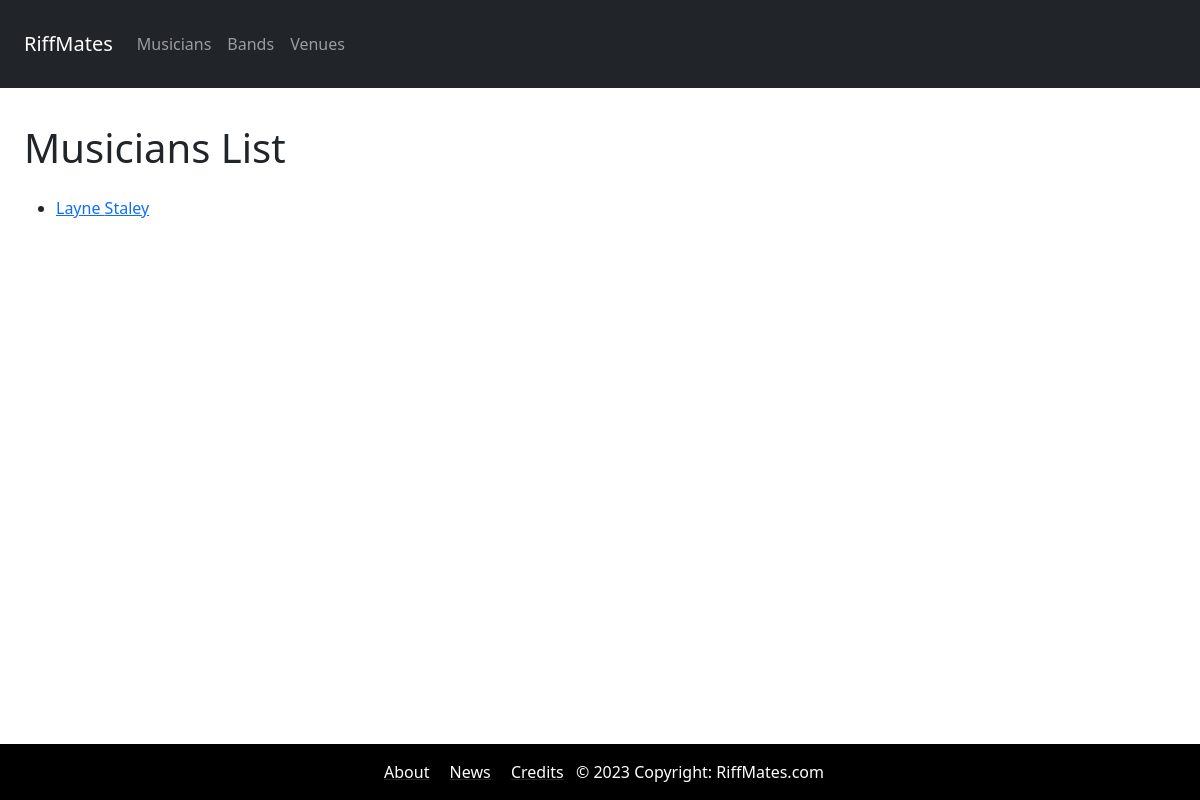
The page /bands/musicians on the database as committed earlier.
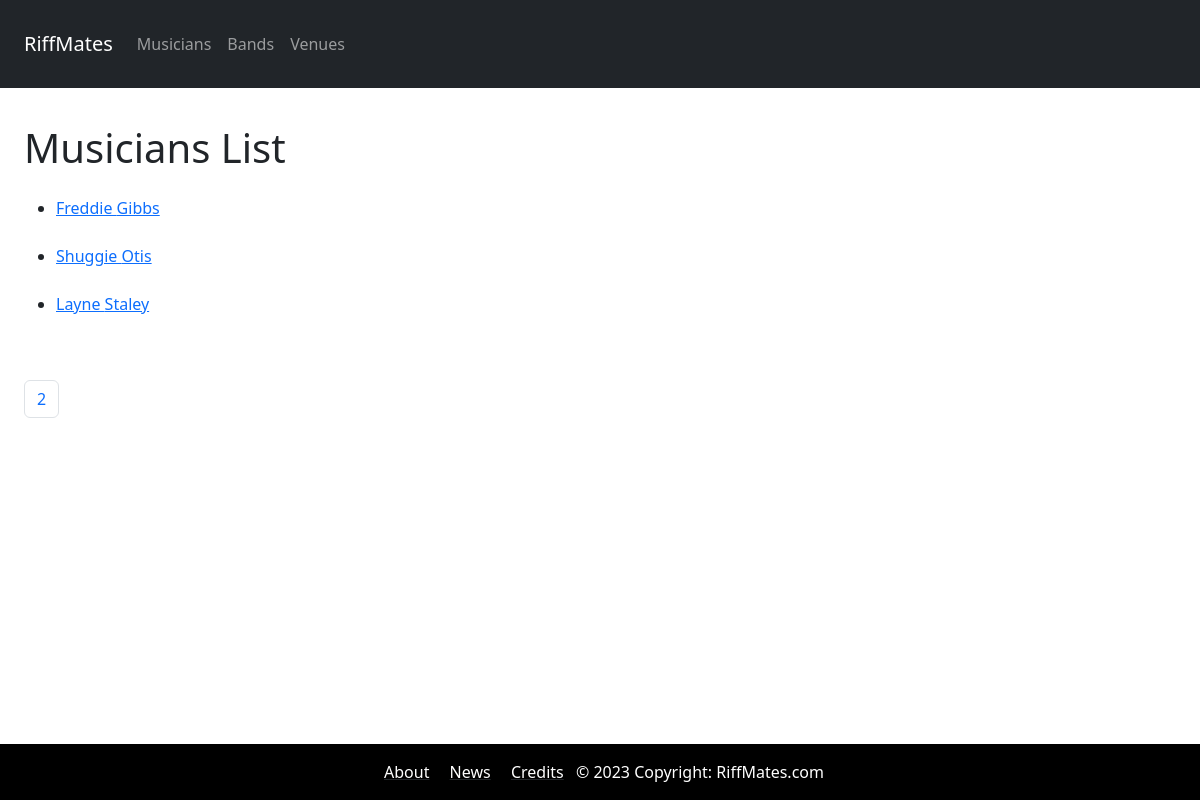
The same page on the database as committed later.
### bands/models.py (models this page shows, shortened)
class Musician(models.Model):
    first_name = models.CharField(max_length=30)
    last_name = models.CharField(max_length=30)
    birth_date = models.DateField()

### bands/views.py (the view)
# urls.py: path('musicians', views.get_musicians, name="musicians"),
def get_musicians(request):
    musicians = Musician.objects.all().order_by("last_name")
    paginator = Paginator(musicians, 3)
    page_num = request.GET.get('page', 1)
    page_num  = int(page_num) # URLs are text, convert any value to an integer
    if page_num < 1: # Min value for 'page' = 1
        page_num = 1
    elif page_num > paginator.num_pages:
        page_num = paginator.num_pages
    page = paginator.page(page_num) # Fetch the page object containing the subset of items
    data = {
        'musicians': page.object_list, # list of objects in as 'musicians'
        'page': page
    }
    return render(request, "musicians.html", data)

### templates/musicians.html (shortened to what this page needs)
{% extends "base.html" %}
{% block content %}
<div class="p-4">
  <h1>Musicians List</h1>
  <ul>
      {% for musician in musicians %}
        <div class="mt-4">
          <li>
            <a href="{% url 'musician' musician.id %}">{{ musician.first_name }} {{ musician.last_name }}</a>
          </li>
        </div>
      {% endfor %}
  </ul>
</div>
<div class="m-4">
  <nav>
    <ul class="pagination">
      {% if page.has_next %}
        {% if page.next_page_number == page.paginator.num_pages %}
            <li class="page-item">
              <a class="page-link" href="{% url 'musicians' %}?page={{page.next_page_number}}">{{ page.next_page_number }}</a>
            </li>
        {% endif %}
      {% endif %}
    </ul>
  </nav>
</div>
{% endblock content %}

Rows that differ between the two databases and show on the page:
added Musician: first_name "Freddie", last_name "Gibbs"
added Musician: first_name "Shuggie", last_name "Otis"
Other text that changed with them:
{{ page.next_page_number }}: (not shown) → "2"
